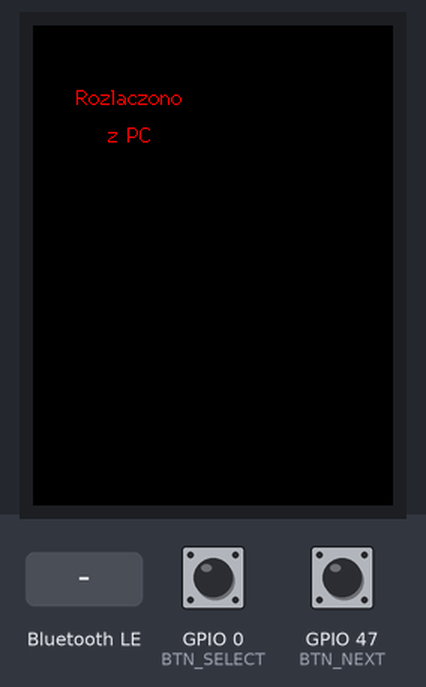
Bench run of a sketch on a simulated ESP32. Parts: 240×320 colour display. Inputs (shaded band) come from the test bench; at power-on: GPIO 0 (BTN_SELECT) HIGH, GPIO 47 (BTN_NEXT) HIGH. Nothing arrives over Bluetooth unless stated; a phone connects over Bluetooth LE 3 s after start.

Above: at 1.4 s.
1.5 s: Bluetooth LE write "START:" received
At 4.3 s:
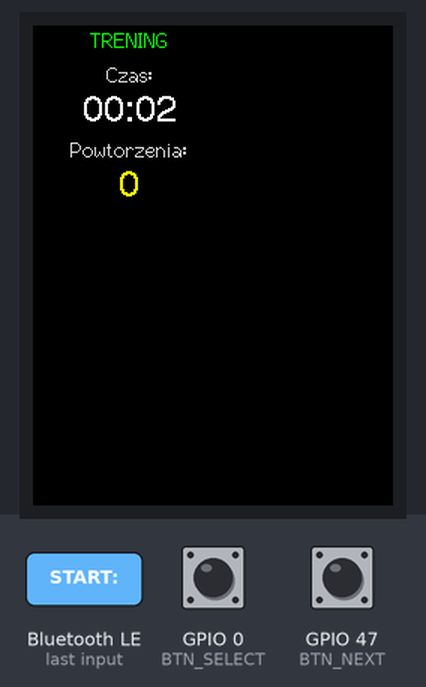
4.5 s: Bluetooth LE write "STOP" received
At 5.7 s:
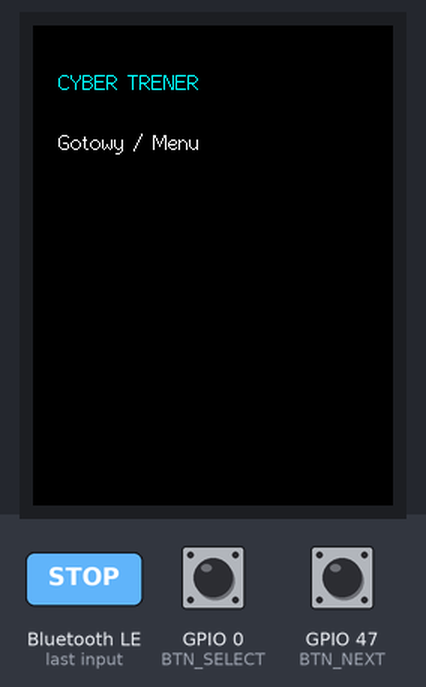
Timing chart, 0 to 7.5 s (numbered marks = the images above; inputs shaded):
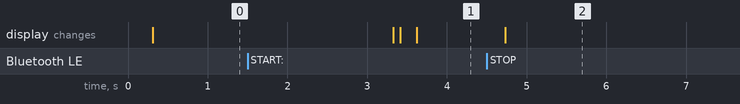

Measured:
- after the input at 1.5 s, the display: first differs from a run without the input after 1.9 s (image 1 shows a later state)
- after the input at 4.5 s, the display: changes after 0.23 s (image 2)

The sketch:

kck_ESP.ino
```cpp
#include <BLEDevice.h>
#include <BLEServer.h>
#include <BLEUtils.h>
#include <BLE2902.h>
#include <TFT_eSPI.h> // Biblioteka do obsługi ekranu LilyGO

// Piny przycisków
#define BTN_NEXT 47
#define BTN_SELECT 0

// UUID dla serwisu BLE UART
#define SERVICE_UUID           "6E400001-B5A3-F393-E0A9-E50E24DCCA9E"
#define CHARACTERISTIC_UUID_RX "6E400002-B5A3-F393-E0A9-E50E24DCCA9E"
#define CHARACTERISTIC_UUID_TX "6E400003-B5A3-F393-E0A9-E50E24DCCA9E"

TFT_eSPI tft = TFT_eSPI();
BLECharacteristic *pTxCharacteristic;
bool deviceConnected = false;

unsigned long btnSelectPressTime = 0;
bool isSelectPressed = false;

// Zmienne treningu
bool wTreningu = false;
unsigned long startTreninguMilis = 0;
int powtorzenia = 0;

// Zmienna do unikania mrugania ekranu
int aktualnyStanEkranu = -1; // -1: brak, 0: menu, 1: trening, 2: rozlaczony

// Klasa obsługująca wiadomości przychodzące z PC (Pythona)
class MyServerCallbacks: public BLEServerCallbacks {
    void onConnect(BLEServer* pServer) { deviceConnected = true; };
    void onDisconnect(BLEServer* pServer) { deviceConnected = false; }
};

class MyCallbacks: public BLECharacteristicCallbacks {
    void onWrite(BLECharacteristic *pCharacteristic) {
        String rxValue = String(pCharacteristic->getValue().c_str());
        if (rxValue.length() > 0) {
            if (rxValue.startsWith("START:")) {
                wTreningu = true;
                startTreninguMilis = millis();
                powtorzenia = 0;
            } else if (rxValue == "STOP") {
                wTreningu = false;
            } else if (rxValue.startsWith("COUNT:")) {
                powtorzenia = rxValue.substring(6).toInt();
            }
        }
    }
};

void setup() {
  Serial.begin(115200);

  pinMode(BTN_NEXT, INPUT_PULLUP);
  pinMode(BTN_SELECT, INPUT_PULLUP);

  // Inicjalizacja ekranu LilyGO
  tft.init();
  tft.setRotation(2);
  tft.fillScreen(TFT_BLACK);
  tft.setTextColor(TFT_WHITE, TFT_BLACK);
  tft.drawCentreString("Inicjalizacja", 64, 40, 2);
  tft.drawCentreString("BLE...", 64, 60, 2);

  // Inicjalizacja BLE
  BLEDevice::init("CyberTrener_TQT");
  BLEServer *pServer = BLEDevice::createServer();
  pServer->setCallbacks(new MyServerCallbacks());

  BLEService *pService = pServer->createService(SERVICE_UUID);
  pTxCharacteristic = pService->createCharacteristic(CHARACTERISTIC_UUID_TX, BLECharacteristic::PROPERTY_NOTIFY);
  pTxCharacteristic->addDescriptor(new BLE2902());

  BLECharacteristic *pRxCharacteristic = pService->createCharacteristic(CHARACTERISTIC_UUID_RX, BLECharacteristic::PROPERTY_WRITE);
  pRxCharacteristic->setCallbacks(new MyCallbacks());

  pService->start();
  pServer->getAdvertising()->start();
}

void odswiezEkran() {
  int nowyStan = 0; // Domyślnie menu
  if (!deviceConnected) nowyStan = 2; // Rozłączony
  else if (wTreningu) nowyStan = 1;   // W trakcie treningu

  // ==========================================
  // CZĘŚĆ 1: Zmiana widoku (Czyści ekran TYLKO gdy zmieniamy z menu na trening itp.)
  // ==========================================
  if (nowyStan != aktualnyStanEkranu) {
    tft.fillScreen(TFT_BLACK); // Wywołane tylko raz na zmianę widoku! (Brak mrugania)
    aktualnyStanEkranu = nowyStan;

    if (aktualnyStanEkranu == 2) {
      tft.setTextColor(TFT_RED, TFT_BLACK);
      tft.drawCentreString("Rozlaczono", 64, 40, 2);
      tft.drawCentreString("z PC", 64, 65, 2);
    }
    else if (aktualnyStanEkranu == 0) {
      tft.setTextColor(TFT_CYAN, TFT_BLACK);
      tft.drawCentreString("CYBER TRENER", 64, 30, 2);
      tft.setTextColor(TFT_WHITE, TFT_BLACK);
      tft.drawCentreString("Gotowy / Menu", 64, 70, 2);
    }
    else if (aktualnyStanEkranu == 1) {
      // Rysujemy "etykiety" tylko raz
      tft.setTextColor(TFT_GREEN, TFT_BLACK);
      tft.drawCentreString("TRENING", 64, 2, 2);

      tft.setTextColor(TFT_LIGHTGREY, TFT_BLACK);
      tft.drawCentreString("Czas:", 64, 25, 2);

      tft.setTextColor(TFT_LIGHTGREY, TFT_BLACK);
      tft.drawCentreString("Powtorzenia:", 64, 75, 2);
    }
  }

  // ==========================================
  // CZĘŚĆ 2: Aktualizacja na bieżąco
  // ==========================================
  if (aktualnyStanEkranu == 1) {
    // Odświeżanie czasu
    unsigned long sekundy = (millis() - startTreninguMilis) / 1000;
    char timerBuf[16];
    sprintf(timerBuf, " %02lu:%02lu ", sekundy / 60, sekundy % 60); // Spacje zapobiegają śmieciom graficznym

    tft.setTextColor(TFT_WHITE, TFT_BLACK);
    tft.drawCentreString(timerBuf, 64, 45, 4); // Duża czcionka, na środku ekranu (y=45)

    // Odświeżanie liczby powtórzeń
    char powtBuf[16];
    sprintf(powtBuf, "  %d  ", powtorzenia);

    tft.setTextColor(TFT_YELLOW, TFT_BLACK);
    tft.drawCentreString(powtBuf, 64, 95, 4); // Duża czcionka, na środku (y=95)
  }
}

void loop() {
  static unsigned long ostatniEkran = 0;
  if (millis() - ostatniEkran > 200) {
    odswiezEkran();
    ostatniEkran = millis();
  }

  if (!deviceConnected) return;

  // 1. Lewy przycisk (NEXT)
  if (digitalRead(BTN_NEXT) == LOW) {
    pTxCharacteristic->setValue("NEXT");
    pTxCharacteristic->notify();
    delay(250);
  }

  // 2. Prawy przycisk (SELECT / BACK)
  if (digitalRead(BTN_SELECT) == LOW) {
    if (!isSelectPressed) {
      btnSelectPressTime = millis();
      isSelectPressed = true;
    }
  } else {
    if (isSelectPressed) {
      unsigned long pressDuration = millis() - btnSelectPressTime;
      if (pressDuration > 800) {
        pTxCharacteristic->setValue("BACK");
      } else if (pressDuration > 50) {
        pTxCharacteristic->setValue("SELECT");
      }
      pTxCharacteristic->notify();
      isSelectPressed = false;
      delay(150);
    }
  }
}
```
